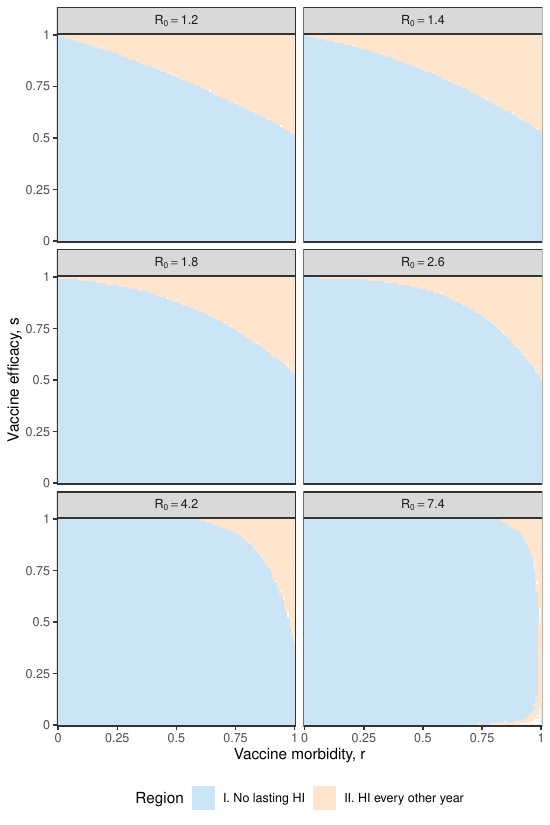

The R source for this figure:
source("../model_funs.R")
source("../plot_params.R")

generate_data <- FALSE

if(generate_data){
  inputs <- expand_grid(R0, r, s)
  
  data <- (inputs 
           %>% rowwise()
           %>% mutate(period = get_period(R0, r, s))
  )
  
  saveRDS(data, "data/plot_data.RDS")
} else {
  data <- readRDS("data/plot_data.RDS")
}

data <- (data
  %>% filter(period < 3,
             R0 < 10)
  %>% mutate(R0 = as_factor(paste0("R[0] == ", R0)))
)

cut_vec <- c(-Inf,1,2,3)

(ggplot(data,
        aes(x = r, y = s, 
            fill = cut(period, cut_vec),
            colour = cut(period, cut_vec)))
  + geom_tile()
  + facet_wrap(facets = vars(R0),
               labeller = label_parsed,
               ncol = 2)
  + scale_x_continuous(
    labels = c(0, 0.25, 0.5, 0.75, 1),
    expand = expansion(mult = 0)
  )
  + scale_y_continuous(
    labels = c(0, 0.25, 0.5, 0.75, 1),
    expand = expansion(mult = 0)
  )
  + scale_fill_manual(
    values = palette1,
    labels = c("I. No lasting HI",
               "II. HI every other year",
               "Slow convergence"))
  + scale_colour_manual(
    values = palette1
  )
  + labs(x = "Vaccine morbidity, r",
         y = "Vaccine efficacy, s",
         fill = "Region")
  + guides(fill = guide_legend(ncol = 2),
           colour = FALSE)
  + theme_bw()
  + theme(legend.position = "bottom")
)

ggsave("suppfig1.pdf", width = fig_width, height = 1.5*fig_width)
